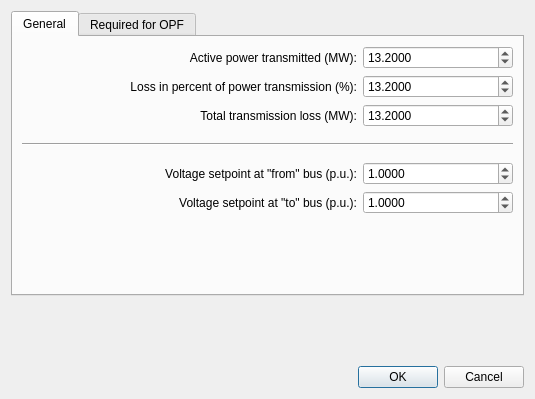
<?xml version="1.0" encoding="UTF-8"?>
<ui version="4.0">
 <class>Dialog</class>
 <widget class="QDialog" name="Dialog">
  <property name="geometry">
   <rect>
    <x>0</x>
    <y>0</y>
    <width>535</width>
    <height>399</height>
   </rect>
  </property>
  <property name="minimumSize">
   <size>
    <width>535</width>
    <height>399</height>
   </size>
  </property>
  <property name="maximumSize">
   <size>
    <width>535</width>
    <height>399</height>
   </size>
  </property>
  <property name="windowTitle">
   <string>Dialog</string>
  </property>
  <layout class="QVBoxLayout" name="verticalLayout">
   <item>
    <widget class="QTabWidget" name="tabWidget">
     <property name="currentIndex">
      <number>0</number>
     </property>
     <widget class="QWidget" name="tab">
      <attribute name="title">
       <string>General</string>
      </attribute>
      <layout class="QVBoxLayout" name="verticalLayout_3">
       <item>
        <layout class="QHBoxLayout" name="horizontalLayout">
         <item>
          <spacer name="horizontalSpacer">
           <property name="orientation">
            <enum>Qt::Horizontal</enum>
           </property>
           <property name="sizeHint" stdset="0">
            <size>
             <width>40</width>
             <height>20</height>
            </size>
           </property>
          </spacer>
         </item>
         <item>
          <widget class="QLabel" name="label">
           <property name="text">
            <string>Active power transmitted (MW):</string>
           </property>
           <property name="alignment">
            <set>Qt::AlignRight|Qt::AlignTrailing|Qt::AlignVCenter</set>
           </property>
          </widget>
         </item>
         <item>
          <widget class="QDoubleSpinBox" name="p_mw">
           <property name="minimumSize">
            <size>
             <width>150</width>
             <height>0</height>
            </size>
           </property>
           <property name="decimals">
            <number>4</number>
           </property>
           <property name="minimum">
            <double>0.000100000000000</double>
           </property>
           <property name="maximum">
            <double>5000.000000000000000</double>
           </property>
           <property name="singleStep">
            <double>1.000000000000000</double>
           </property>
           <property name="value">
            <double>13.199999999999999</double>
           </property>
          </widget>
         </item>
        </layout>
       </item>
       <item>
        <layout class="QHBoxLayout" name="horizontalLayout_4">
         <item>
          <spacer name="horizontalSpacer_2">
           <property name="orientation">
            <enum>Qt::Horizontal</enum>
           </property>
           <property name="sizeHint" stdset="0">
            <size>
             <width>40</width>
             <height>20</height>
            </size>
           </property>
          </spacer>
         </item>
         <item>
          <widget class="QLabel" name="label_4">
           <property name="text">
            <string>Loss in percent of power transmission (%):</string>
           </property>
           <property name="alignment">
            <set>Qt::AlignRight|Qt::AlignTrailing|Qt::AlignVCenter</set>
           </property>
          </widget>
         </item>
         <item>
          <widget class="QDoubleSpinBox" name="loss_percent">
           <property name="minimumSize">
            <size>
             <width>150</width>
             <height>0</height>
            </size>
           </property>
           <property name="decimals">
            <number>4</number>
           </property>
           <property name="minimum">
            <double>0.000100000000000</double>
           </property>
           <property name="maximum">
            <double>100.000000000000000</double>
           </property>
           <property name="singleStep">
            <double>1.000000000000000</double>
           </property>
           <property name="value">
            <double>13.199999999999999</double>
           </property>
          </widget>
         </item>
        </layout>
       </item>
       <item>
        <layout class="QHBoxLayout" name="horizontalLayout_5">
         <item>
          <spacer name="horizontalSpacer_3">
           <property name="orientation">
            <enum>Qt::Horizontal</enum>
           </property>
           <property name="sizeHint" stdset="0">
            <size>
             <width>40</width>
             <height>20</height>
            </size>
           </property>
          </spacer>
         </item>
         <item>
          <widget class="QLabel" name="label_5">
           <property name="text">
            <string>Total transmission loss (MW):</string>
           </property>
           <property name="alignment">
            <set>Qt::AlignRight|Qt::AlignTrailing|Qt::AlignVCenter</set>
           </property>
          </widget>
         </item>
         <item>
          <widget class="QDoubleSpinBox" name="loss_mw">
           <property name="minimumSize">
            <size>
             <width>150</width>
             <height>0</height>
            </size>
           </property>
           <property name="decimals">
            <number>4</number>
           </property>
           <property name="minimum">
            <double>0.000100000000000</double>
           </property>
           <property name="maximum">
            <double>5000.000000000000000</double>
           </property>
           <property name="singleStep">
            <double>1.000000000000000</double>
           </property>
           <property name="value">
            <double>13.199999999999999</double>
           </property>
          </widget>
         </item>
        </layout>
       </item>
       <item>
        <spacer name="verticalSpacer_3">
         <property name="orientation">
          <enum>Qt::Vertical</enum>
         </property>
         <property name="sizeType">
          <enum>QSizePolicy::Fixed</enum>
         </property>
         <property name="sizeHint" stdset="0">
          <size>
           <width>20</width>
           <height>10</height>
          </size>
         </property>
        </spacer>
       </item>
       <item>
        <widget class="Line" name="line">
         <property name="orientation">
          <enum>Qt::Horizontal</enum>
         </property>
        </widget>
       </item>
       <item>
        <spacer name="verticalSpacer_4">
         <property name="orientation">
          <enum>Qt::Vertical</enum>
         </property>
         <property name="sizeType">
          <enum>QSizePolicy::Fixed</enum>
         </property>
         <property name="sizeHint" stdset="0">
          <size>
           <width>20</width>
           <height>10</height>
          </size>
         </property>
        </spacer>
       </item>
       <item>
        <layout class="QHBoxLayout" name="horizontalLayout_26">
         <item>
          <spacer name="horizontalSpacer_4">
           <property name="orientation">
            <enum>Qt::Horizontal</enum>
           </property>
           <property name="sizeHint" stdset="0">
            <size>
             <width>40</width>
             <height>20</height>
            </size>
           </property>
          </spacer>
         </item>
         <item>
          <widget class="QLabel" name="label_25">
           <property name="text">
            <string>Voltage setpoint at &quot;from&quot; bus (p.u.):</string>
           </property>
           <property name="alignment">
            <set>Qt::AlignRight|Qt::AlignTrailing|Qt::AlignVCenter</set>
           </property>
          </widget>
         </item>
         <item>
          <widget class="QDoubleSpinBox" name="vm_from_pu">
           <property name="minimumSize">
            <size>
             <width>150</width>
             <height>0</height>
            </size>
           </property>
           <property name="decimals">
            <number>4</number>
           </property>
           <property name="minimum">
            <double>0.000100000000000</double>
           </property>
           <property name="maximum">
            <double>2.000000000000000</double>
           </property>
           <property name="singleStep">
            <double>1.000000000000000</double>
           </property>
           <property name="value">
            <double>1.000000000000000</double>
           </property>
          </widget>
         </item>
        </layout>
       </item>
       <item>
        <layout class="QHBoxLayout" name="horizontalLayout_27">
         <item>
          <spacer name="horizontalSpacer_5">
           <property name="orientation">
            <enum>Qt::Horizontal</enum>
           </property>
           <property name="sizeHint" stdset="0">
            <size>
             <width>40</width>
             <height>20</height>
            </size>
           </property>
          </spacer>
         </item>
         <item>
          <widget class="QLabel" name="label_26">
           <property name="text">
            <string>Voltage setpoint at &quot;to&quot; bus (p.u.):</string>
           </property>
           <property name="alignment">
            <set>Qt::AlignRight|Qt::AlignTrailing|Qt::AlignVCenter</set>
           </property>
          </widget>
         </item>
         <item>
          <widget class="QDoubleSpinBox" name="vm_to_pu">
           <property name="minimumSize">
            <size>
             <width>150</width>
             <height>0</height>
            </size>
           </property>
           <property name="decimals">
            <number>4</number>
           </property>
           <property name="minimum">
            <double>0.000100000000000</double>
           </property>
           <property name="maximum">
            <double>2.000000000000000</double>
           </property>
           <property name="singleStep">
            <double>0.010000000000000</double>
           </property>
           <property name="value">
            <double>1.000000000000000</double>
           </property>
          </widget>
         </item>
        </layout>
       </item>
       <item>
        <spacer name="verticalSpacer_9">
         <property name="orientation">
          <enum>Qt::Vertical</enum>
         </property>
         <property name="sizeHint" stdset="0">
          <size>
           <width>20</width>
           <height>40</height>
          </size>
         </property>
        </spacer>
       </item>
      </layout>
     </widget>
     <widget class="QWidget" name="tab_2">
      <attribute name="title">
       <string>Required for OPF</string>
      </attribute>
      <layout class="QVBoxLayout" name="verticalLayout_4">
       <item>
        <layout class="QHBoxLayout" name="horizontalLayout_11">
         <item>
          <spacer name="horizontalSpacer_6">
           <property name="orientation">
            <enum>Qt::Horizontal</enum>
           </property>
           <property name="sizeHint" stdset="0">
            <size>
             <width>40</width>
             <height>20</height>
            </size>
           </property>
          </spacer>
         </item>
         <item>
          <widget class="QLabel" name="label_11">
           <property name="text">
            <string>Maximum active power transmission (MW):</string>
           </property>
           <property name="alignment">
            <set>Qt::AlignRight|Qt::AlignTrailing|Qt::AlignVCenter</set>
           </property>
          </widget>
         </item>
         <item>
          <widget class="QDoubleSpinBox" name="max_p_mw">
           <property name="minimumSize">
            <size>
             <width>150</width>
             <height>0</height>
            </size>
           </property>
           <property name="decimals">
            <number>4</number>
           </property>
           <property name="minimum">
            <double>0.000100000000000</double>
           </property>
           <property name="maximum">
            <double>5000.000000000000000</double>
           </property>
           <property name="singleStep">
            <double>1.000000000000000</double>
           </property>
           <property name="value">
            <double>13.199999999999999</double>
           </property>
          </widget>
         </item>
        </layout>
       </item>
       <item>
        <spacer name="verticalSpacer_5">
         <property name="orientation">
          <enum>Qt::Vertical</enum>
         </property>
         <property name="sizeType">
          <enum>QSizePolicy::Fixed</enum>
         </property>
         <property name="sizeHint" stdset="0">
          <size>
           <width>20</width>
           <height>10</height>
          </size>
         </property>
        </spacer>
       </item>
       <item>
        <widget class="Line" name="line_2">
         <property name="orientation">
          <enum>Qt::Horizontal</enum>
         </property>
        </widget>
       </item>
       <item>
        <spacer name="verticalSpacer_6">
         <property name="orientation">
          <enum>Qt::Vertical</enum>
         </property>
         <property name="sizeType">
          <enum>QSizePolicy::Fixed</enum>
         </property>
         <property name="sizeHint" stdset="0">
          <size>
           <width>20</width>
           <height>10</height>
          </size>
         </property>
        </spacer>
       </item>
       <item>
        <layout class="QHBoxLayout" name="horizontalLayout_9">
         <item>
          <spacer name="horizontalSpacer_7">
           <property name="orientation">
            <enum>Qt::Horizontal</enum>
           </property>
           <property name="sizeHint" stdset="0">
            <size>
             <width>40</width>
             <height>20</height>
            </size>
           </property>
          </spacer>
         </item>
         <item>
          <widget class="QLabel" name="label_9">
           <property name="text">
            <string>Minimum reactive power at &quot;from&quot; bus (Mvar):</string>
           </property>
           <property name="alignment">
            <set>Qt::AlignRight|Qt::AlignTrailing|Qt::AlignVCenter</set>
           </property>
          </widget>
         </item>
         <item>
          <widget class="QDoubleSpinBox" name="min_q_from_mvar">
           <property name="minimumSize">
            <size>
             <width>150</width>
             <height>0</height>
            </size>
           </property>
           <property name="decimals">
            <number>4</number>
           </property>
           <property name="minimum">
            <double>-5000.000000000000000</double>
           </property>
           <property name="maximum">
            <double>5000.000000000000000</double>
           </property>
           <property name="singleStep">
            <double>1.000000000000000</double>
           </property>
           <property name="value">
            <double>13.199999999999999</double>
           </property>
          </widget>
         </item>
        </layout>
       </item>
       <item>
        <layout class="QHBoxLayout" name="horizontalLayout_12">
         <item>
          <spacer name="horizontalSpacer_8">
           <property name="orientation">
            <enum>Qt::Horizontal</enum>
           </property>
           <property name="sizeHint" stdset="0">
            <size>
             <width>40</width>
             <height>20</height>
            </size>
           </property>
          </spacer>
         </item>
         <item>
          <widget class="QLabel" name="label_12">
           <property name="text">
            <string>Minimum reactive power at &quot;to&quot; bus (Mvar):</string>
           </property>
           <property name="alignment">
            <set>Qt::AlignRight|Qt::AlignTrailing|Qt::AlignVCenter</set>
           </property>
          </widget>
         </item>
         <item>
          <widget class="QDoubleSpinBox" name="min_q_to_mvar">
           <property name="minimumSize">
            <size>
             <width>150</width>
             <height>0</height>
            </size>
           </property>
           <property name="decimals">
            <number>4</number>
           </property>
           <property name="minimum">
            <double>-5000.000000000000000</double>
           </property>
           <property name="maximum">
            <double>5000.000000000000000</double>
           </property>
           <property name="singleStep">
            <double>1.000000000000000</double>
           </property>
           <property name="value">
            <double>13.199999999999999</double>
           </property>
          </widget>
         </item>
        </layout>
       </item>
       <item>
        <spacer name="verticalSpacer_7">
         <property name="orientation">
          <enum>Qt::Vertical</enum>
         </property>
         <property name="sizeType">
          <enum>QSizePolicy::Fixed</enum>
         </property>
         <property name="sizeHint" stdset="0">
          <size>
           <width>20</width>
           <height>10</height>
          </size>
         </property>
        </spacer>
       </item>
       <item>
        <widget class="Line" name="line_3">
         <property name="orientation">
          <enum>Qt::Horizontal</enum>
         </property>
        </widget>
       </item>
       <item>
        <spacer name="verticalSpacer_8">
         <property name="orientation">
          <enum>Qt::Vertical</enum>
         </property>
         <property name="sizeType">
          <enum>QSizePolicy::Fixed</enum>
         </property>
         <property name="sizeHint" stdset="0">
          <size>
           <width>20</width>
           <height>10</height>
          </size>
         </property>
        </spacer>
       </item>
       <item>
        <layout class="QHBoxLayout" name="horizontalLayout_10">
         <item>
          <spacer name="horizontalSpacer_9">
           <property name="orientation">
            <enum>Qt::Horizontal</enum>
           </property>
           <property name="sizeHint" stdset="0">
            <size>
             <width>40</width>
             <height>20</height>
            </size>
           </property>
          </spacer>
         </item>
         <item>
          <widget class="QLabel" name="label_10">
           <property name="text">
            <string>Maximum reactive power at &quot;from&quot; bus (Mvar):</string>
           </property>
           <property name="alignment">
            <set>Qt::AlignRight|Qt::AlignTrailing|Qt::AlignVCenter</set>
           </property>
          </widget>
         </item>
         <item>
          <widget class="QDoubleSpinBox" name="max_q_from_mvar">
           <property name="minimumSize">
            <size>
             <width>150</width>
             <height>0</height>
            </size>
           </property>
           <property name="decimals">
            <number>4</number>
           </property>
           <property name="minimum">
            <double>-5000.000000000000000</double>
           </property>
           <property name="maximum">
            <double>5000.000000000000000</double>
           </property>
           <property name="singleStep">
            <double>1.000000000000000</double>
           </property>
           <property name="value">
            <double>13.199999999999999</double>
           </property>
          </widget>
         </item>
        </layout>
       </item>
       <item>
        <layout class="QHBoxLayout" name="horizontalLayout_13">
         <item>
          <spacer name="horizontalSpacer_10">
           <property name="orientation">
            <enum>Qt::Horizontal</enum>
           </property>
           <property name="sizeHint" stdset="0">
            <size>
             <width>40</width>
             <height>20</height>
            </size>
           </property>
          </spacer>
         </item>
         <item>
          <widget class="QLabel" name="label_13">
           <property name="text">
            <string>Maximum reactive power at &quot;to&quot; bus (Mvar):</string>
           </property>
           <property name="alignment">
            <set>Qt::AlignRight|Qt::AlignTrailing|Qt::AlignVCenter</set>
           </property>
          </widget>
         </item>
         <item>
          <widget class="QDoubleSpinBox" name="max_q_to_mvar">
           <property name="minimumSize">
            <size>
             <width>150</width>
             <height>0</height>
            </size>
           </property>
           <property name="decimals">
            <number>4</number>
           </property>
           <property name="minimum">
            <double>-5000.000000000000000</double>
           </property>
           <property name="maximum">
            <double>5000.000000000000000</double>
           </property>
           <property name="singleStep">
            <double>1.000000000000000</double>
           </property>
           <property name="value">
            <double>13.199999999999999</double>
           </property>
          </widget>
         </item>
        </layout>
       </item>
       <item>
        <spacer name="verticalSpacer_2">
         <property name="orientation">
          <enum>Qt::Vertical</enum>
         </property>
         <property name="sizeHint" stdset="0">
          <size>
           <width>20</width>
           <height>40</height>
          </size>
         </property>
        </spacer>
       </item>
      </layout>
     </widget>
    </widget>
   </item>
   <item>
    <spacer name="verticalSpacer">
     <property name="orientation">
      <enum>Qt::Vertical</enum>
     </property>
     <property name="sizeHint" stdset="0">
      <size>
       <width>20</width>
       <height>40</height>
      </size>
     </property>
    </spacer>
   </item>
   <item>
    <widget class="QDialogButtonBox" name="buttonBox">
     <property name="orientation">
      <enum>Qt::Horizontal</enum>
     </property>
     <property name="standardButtons">
      <set>QDialogButtonBox::Cancel|QDialogButtonBox::Ok</set>
     </property>
    </widget>
   </item>
  </layout>
 </widget>
 <resources/>
 <connections>
  <connection>
   <sender>buttonBox</sender>
   <signal>accepted()</signal>
   <receiver>Dialog</receiver>
   <slot>accept()</slot>
   <hints>
    <hint type="sourcelabel">
     <x>248</x>
     <y>254</y>
    </hint>
    <hint type="destinationlabel">
     <x>157</x>
     <y>274</y>
    </hint>
   </hints>
  </connection>
  <connection>
   <sender>buttonBox</sender>
   <signal>rejected()</signal>
   <receiver>Dialog</receiver>
   <slot>reject()</slot>
   <hints>
    <hint type="sourcelabel">
     <x>316</x>
     <y>260</y>
    </hint>
    <hint type="destinationlabel">
     <x>286</x>
     <y>274</y>
    </hint>
   </hints>
  </connection>
 </connections>
</ui>
